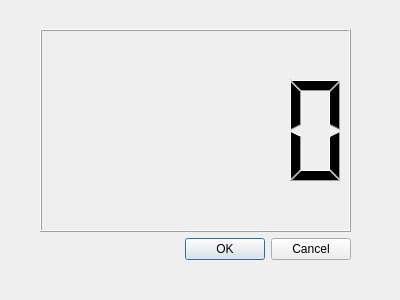
<?xml version="1.0" encoding="UTF-8"?>
<ui version="4.0">
 <class>Dialog</class>
 <widget class="QDialog" name="Dialog">
  <property name="geometry">
   <rect>
    <x>0</x>
    <y>0</y>
    <width>400</width>
    <height>300</height>
   </rect>
  </property>
  <property name="windowTitle">
   <string>Dialog</string>
  </property>
  <widget class="QWidget" name="gridLayoutWidget">
   <property name="geometry">
    <rect>
     <x>40</x>
     <y>29</y>
     <width>311</width>
     <height>231</height>
    </rect>
   </property>
   <layout class="QGridLayout" name="gridLayout">
    <item row="0" column="0">
     <widget class="QLCDNumber" name="lcdNumber"/>
    </item>
    <item row="1" column="0">
     <widget class="QDialogButtonBox" name="buttonBox">
      <property name="orientation">
       <enum>Qt::Horizontal</enum>
      </property>
      <property name="standardButtons">
       <set>QDialogButtonBox::Cancel|QDialogButtonBox::Ok</set>
      </property>
     </widget>
    </item>
   </layout>
  </widget>
 </widget>
 <resources/>
 <connections>
  <connection>
   <sender>buttonBox</sender>
   <signal>accepted()</signal>
   <receiver>Dialog</receiver>
   <slot>accept()</slot>
   <hints>
    <hint type="sourcelabel">
     <x>248</x>
     <y>254</y>
    </hint>
    <hint type="destinationlabel">
     <x>157</x>
     <y>274</y>
    </hint>
   </hints>
  </connection>
  <connection>
   <sender>buttonBox</sender>
   <signal>rejected()</signal>
   <receiver>Dialog</receiver>
   <slot>reject()</slot>
   <hints>
    <hint type="sourcelabel">
     <x>316</x>
     <y>260</y>
    </hint>
    <hint type="destinationlabel">
     <x>286</x>
     <y>274</y>
    </hint>
   </hints>
  </connection>
 </connections>
</ui>
